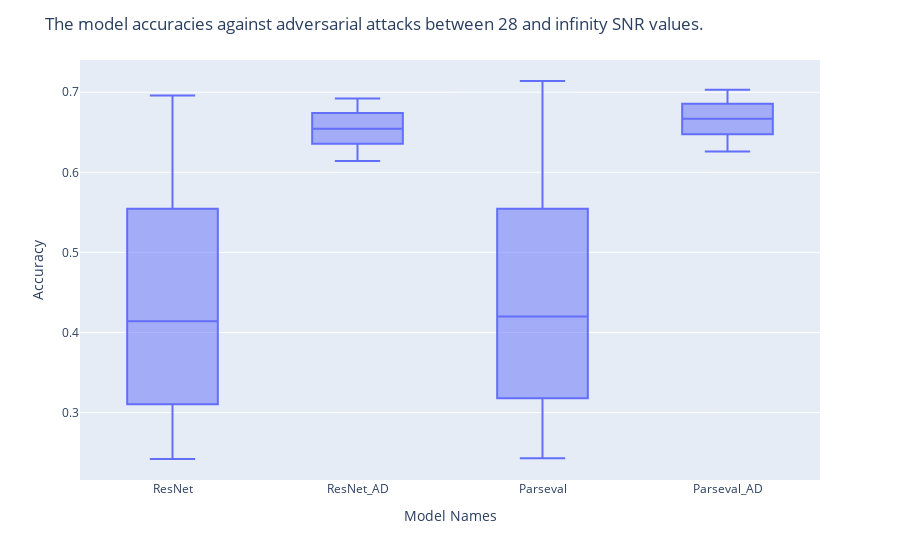

Notebook source saved alongside this figure:
### Code cell
import plotly.express as px
df = px.data.tips()
fig = px.box(resnet_results_df)
fig.update_layout(
    title="The model accuracies against adversarial attacks between 28 and infinity SNR values.",
    xaxis_title="Model Names",
    yaxis_title="Accuracy"
)
fig.show()

### Figure 1 — Plotly figure (JSON) as saved in the notebook; plotly's stock layout.template omitted (floating-point values rounded to 4 significant figures; data arrays with more than 128 entries replaced by an {"elided": "..."} marker saying what was removed)
{"data": [{"alignmentgroup": "True", "hovertemplate": "variable=%{x}<br>value=%{y}<extra></extra>", "legendgroup": "", "marker": {"color": "#636efa"}, "name": "", "notched": false, "offsetgroup": "", "orientation": "v", "showlegend": false, "type": "box", "x": {"elided": "160 str values"}, "x0": " ", "xaxis": "x", "y": {"elided": "160 float values"}, "y0": " ", "yaxis": "y"}], "layout": {"boxmode": "group", "legend": {"tracegroupgap": 0}, "margin": {"t": 60}, "title": {"text": "The model accuracies against adversarial attacks between 28 and infinity SNR values."}, "xaxis": {"anchor": "y", "domain": [0, 1], "title": {"text": "Model Names"}}, "yaxis": {"anchor": "x", "domain": [0, 1], "title": {"text": "Accuracy"}}}}
